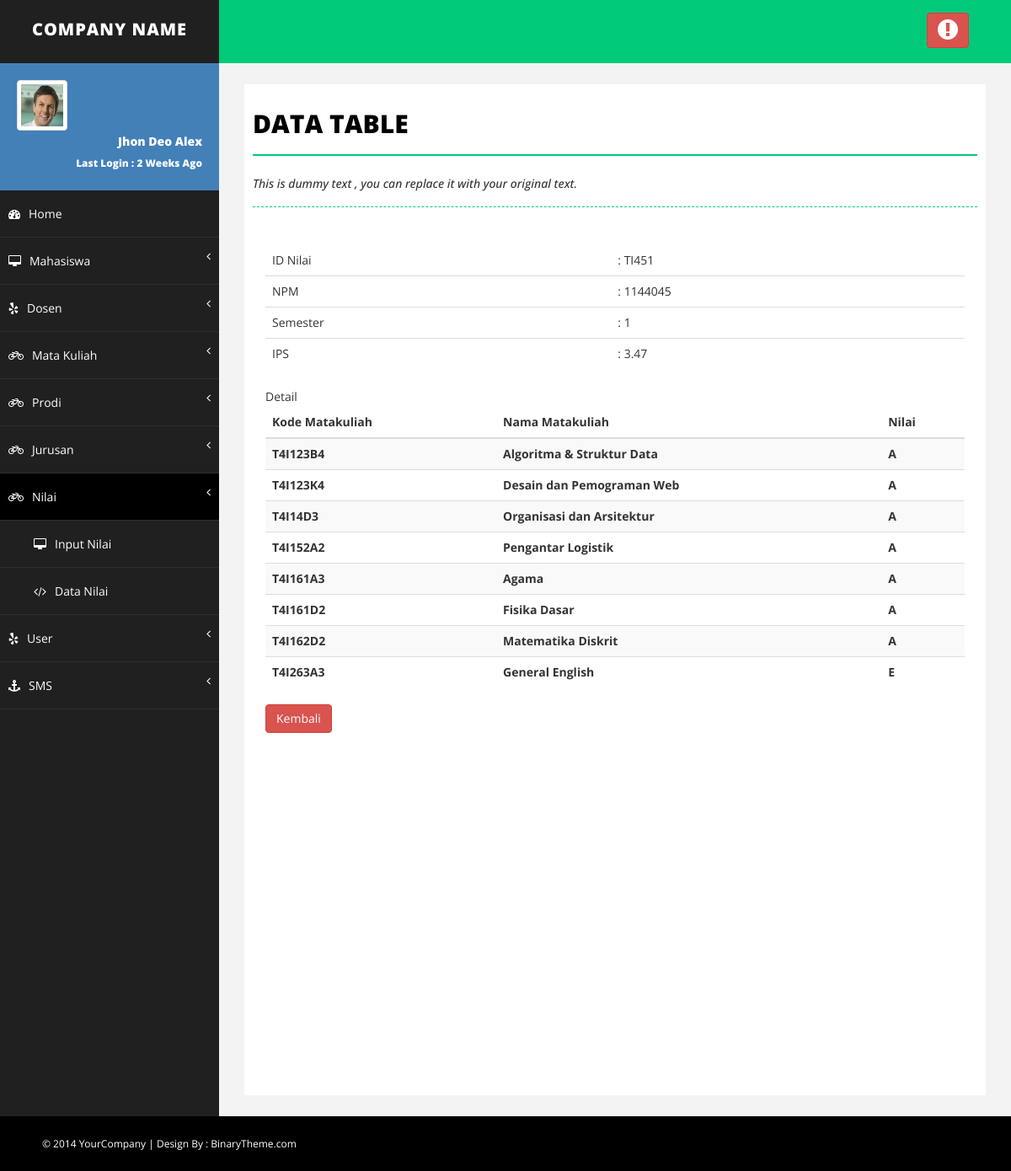
The app's page /detail_data_nilai.php?id=TI451 (signed in) with its own data.
### tables this page shows
CREATE TABLE IF NOT EXISTS `t_nilai` (
  `id_nilai` varchar(10) NOT NULL,
  `id_prodi` varchar(10) NOT NULL,
  `id_jurusan` varchar(10) NOT NULL,
  `npm` varchar(10) NOT NULL,
  `semester` varchar(2) NOT NULL,
  `IPK` varchar(4) NOT NULL,
  PRIMARY KEY (`id_nilai`),
  KEY `id_prodi` (`id_prodi`),
  KEY `id_jurusan` (`id_jurusan`)
);

CREATE TABLE IF NOT EXISTS `t_detail_nilai` (
  `id_detail_nilai` int(10) NOT NULL AUTO_INCREMENT,
  `id_nilai` varchar(10) NOT NULL,
  `kode_mata_kuliah` varchar(10) NOT NULL,
  `nilai` varchar(2) NOT NULL,
  PRIMARY KEY (`id_detail_nilai`)
);

CREATE TABLE IF NOT EXISTS `t_mata_kuliah` (
  `kode_mata_kuliah` varchar(10) NOT NULL,
  `id_prodi` varchar(10) NOT NULL,
  `id_jurusan` varchar(10) NOT NULL,
  `nama_mata_kuliah` varchar(25) NOT NULL,
  `semester` varchar(2) NOT NULL,
  `sks` int(2) NOT NULL,
  PRIMARY KEY (`kode_mata_kuliah`),
  KEY `id_prodi` (`id_prodi`),
  KEY `id_jurusan` (`id_jurusan`)
);

### detail_data_nilai.php (the view, shortened to what this page needs)
<?php
if($_SESSION['admin']!="" || $_SESSION['dosen']!="" || $_SESSION['mahasiswa']!=""){
?>
<!DOCTYPE html>
<html xmlns="http://www.w3.org/1999/xhtml">
<head>
    <link href="assets/css/bootstrap.css" rel="stylesheet" />
    <link href="assets/css/font-awesome.css" rel="stylesheet" />
    <link href="assets/css/basic.css" rel="stylesheet" />
    <link href="assets/css/custom.css" rel="stylesheet" />
</head>
<body>
    <div id="wrapper">
        <nav class="navbar navbar-default navbar-cls-top " role="navigation" style="margin-bottom: 0">
            <div class="navbar-header">
                <a class="navbar-brand" href="index.html">COMPANY NAME</a>
            </div>
            <div class="header-right">
                <a href="logout.php" class="btn btn-danger" title="Logout"><i class="fa fa-exclamation-circle fa-2x"></i></a>
            </div>
        </nav>
        <nav class="navbar-default navbar-side" role="navigation">
            <div class="sidebar-collapse">
                <ul class="nav" id="main-menu">
                    <li>
                        <div class="user-img-div">
                            <img src="assets/img/user.png" class="img-thumbnail" />
                            <div class="inner-text">
                                Jhon Deo Alex
                            <br />
                                <small>Last Login : 2 Weeks Ago </small>
                            </div>
                        </div>
                    </li>
                    <li>
                        <a href="index.php"><i class="fa fa-dashboard "></i>Home</a>
                    </li>
                    <?php if($_SESSION['admin']!="" || $_SESSION['mahasiswa']!=""){?>
                    <li>
                        <a href="#"><i class="fa fa-desktop "></i>Mahasiswa <span class="fa arrow"></span></a>
                    </li>
					<?php } ?>
                    <?php if($_SESSION['admin']!="" || $_SESSION['dosen']!=""){?>
                    <li>
                        <a href="#"><i class="fa fa-yelp "></i>Dosen <span class="fa arrow"></span></a>
                    </li>
					<?php } ?>
					<?php  if($_SESSION['level']=="admin"){  ?>
					<li>
                        <a href="#"><i class="fa fa-bicycle "></i>Mata Kuliah <span class="fa arrow"></span></a>
                    </li>
					<?php } ?>
					<?php  if($_SESSION['level']=="admin"){  ?>
					<li>
                        <a href="#"><i class="fa fa-bicycle "></i>Prodi<span class="fa arrow"></span></a>
                    </li>
					<?php } ?>
					<?php  if($_SESSION['level']=="admin"){  ?>
					<li>
                        <a href="#"><i class="fa fa-bicycle "></i>Jurusan <span class="fa arrow"></span></a>
                    </li>
					<?php } ?>
					<li>
                        <a href="#" class="active-menu-top"><i class="fa fa-bicycle "></i>Nilai <span class="fa arrow"></span></a>
                         <ul class="nav nav-second-level collapse in">
							<?php if($_SESSION['admin']!="" || $_SESSION['dosen']!="" ){?>
                             <li>
                                <a href="input_data_nilai.php"><i class="fa fa-desktop "></i>Input Nilai </a>
                            </li>
							<?php } ?>
                             <li>
                                <a href="show_data_nilai.php"><i class="fa fa-code "></i>Data Nilai</a>
                            </li>
                        </ul>
                    </li>
					<?php  if($_SESSION['level']=="admin"){  ?>
					<li>
                    <a href="#"><i class="fa fa-yelp "></i>User <span class="fa arrow"></span></a>
                    </li>
					<?php } ?>
					<?php  if($_SESSION['level']=="admin"){  ?>
                    <li>
                        <a href="#.php"><i class="fa fa-anchor "></i>SMS<span class="fa arrow"></span></a>
                    </li>
					<?php } ?>
                </ul>
            </div>
        </nav>
        <div id="page-wrapper">
            <div id="page-inner">
                <div class="row">
                    <div class="col-md-12">
                        <h1 class="page-head-line">Data Table</h1>
                        <h1 class="page-subhead-line">This is dummy text , you can replace it with your original text. </h1>
                    </div>
                </div>
							<?php
									$id = $_GET['id'];
									$tampil=mysql_query("SELECT * FROM t_nilai WHERE id_nilai='$id'");
									$data=mysql_fetch_array($tampil);
									?>
                            <div class="panel-body">
                            <div class="table-responsive">
                                <table class="table table-striped">
                                    <thead>
										<tr>
                                        <td>ID Nilai</td>
										<td>: <?php echo"$data[id_nilai]";?></td>
										</tr>
										<tr>
                                        <td>NPM</td>
										<td>: <?php echo"$data[npm]";?></td>
										</tr>
										<tr>
                                        <td>Semester</td>
										<td>: <?php echo"$data[semester]";?></td>
										</tr>
										<tr>
                                        <td>IPS</td>
										<td>: <?php echo"$data[IPK]";?></td>
										</tr>
                                    </thead>
                                </table>
								Detail
                            </div>
							 <div class="table-responsive">
							 <table class="table table-striped">
                                    <thead>
                                        <tr>
                                            <th>Kode Matakuliah</th>
											<th>Nama Matakuliah</th>
                                            <th>Nilai</th>
                                        </tr>
                                    </thead>
									<?php
									$tampil=mysql_query("SELECT a.kode_mata_kuliah,a.nilai,b.nama_mata_kuliah FROM t_detail_nilai a LEFT JOIN t_mata_kuliah b on a.kode_mata_kuliah = b.kode_mata_kuliah where a.id_nilai='$data[id_nilai]'");
									while ($r=mysql_fetch_array($tampil)){
										echo "<tr>
                                        <th>$r[kode_mata_kuliah]</th>
										<th>$r[nama_mata_kuliah]</th>
                                        <th>$r[nilai]</th>
										</tr>";
									}
									?>
                                </table>
								<input type="button" value="Kembali" onclick="history.back(-1)" class="btn btn-danger">
							 </div>
                        </div>
                    </div>
            </div>
        </div>
    <div id="footer-sec">
        &copy; 2014 YourCompany | Design By : <a href="http://www.binarytheme.com/" target="_blank">BinaryTheme.com</a>
    </div>
</body>
</html>
<?php
	}else{
		header("location: login.php");
	}
?>

### assets/css/basic.css (style rules this page uses)
body { font-family: 'Open Sans', sans-serif; line-height:25px; }
#wrapper { width: 100%; background: #202020; }
#page-wrapper { padding: 15px 15px; min-height: 600px; background: #F3F3F3; }
#page-inner { width: 100%; margin: 10px 20px 10px 0px; background-color: #fff!important; padding: 10px; min-height: 1200px; }
.page-head-line { font-size: 30px; text-transform: uppercase; color: #000; font-weight: 800; padding-bottom: 20px; border-bottom: 2px solid #00CA79; margin-bottom: 10px; }
.page-subhead-line { font-size: 14px; padding-top: 5px; padding-bottom: 20px; font-style:italic; margin-bottom:30px; border-bottom:1px dashed #00CA79; }
.navbar-cls-top .navbar-brand { color: #fff; background: #202020; width: 260px; text-align: center; height: 75px; font-size: 20px; letter-spacing: 1px; font-weight: 900; padding-top: 25px; text-transform:uppercase; }
.header-right { color: #fff; padding: 15px 50px 5px 50px; float: right; font-size: 16px; }
.user-img-div { min-height: 140px; padding: 20px; background-color: #4380B8; }
.user-img-div img { max-height: 60px; }
.user-img-div .inner-text { text-align: right; position: relative; color: #fff; font-weight: 800; line-height: 25px; }
.active-menu-top { background-color: #000!important; }
.arrow { float: right; }
.fa.arrow:before { content: "\f104"; }
.nav-second-level li, .nav-third-level li { border-bottom: none !important; }
.nav-second-level li a { padding-left: 37px; }
.sidebar-collapse, .sidebar-collapse .nav { background: none; }
.sidebar-collapse .nav { padding: 0; }
.sidebar-collapse .nav > li > a { color: #fff; background: #202020; text-shadow: none; padding: 15px 40px; border-bottom: 1px solid #2F2E31; }
.sidebar-collapse > .nav > li > a { padding: 15px 10px; }
.nav-second-level > li:last-child > a:after, .nav-third-level > li:last-child > a:after { height: 50%; }
.navbar-side { border: none; background-color: #202020; }
.navbar-cls-top { background: #00CA79; border-bottom: none; }
.navbar-default { border: 0px solid black; }
.navbar-header { background: #000000; }
.nav > li > a > i { margin-right: 10px; }
#footer-sec { background-color:#000; padding:20px 50px; color:#fff; font-size:12px; }
#footer-sec a { color:#fff; }
@media (min-width:768px) { #page-wrapper { margin: 0 0 0 260px; padding: 15px 30px; min-height: 1200px; } }
@media (min-width:768px) { .navbar-side { z-index: 1; position: absolute; width: 260px; } }
@media (min-width:768px) { .navbar { border-radius: 0px; } }

### records on screen
t_nilai: id_nilai "TI451", npm "1144045", semester "1", IPK "3.47"
t_detail_nilai: kode_mata_kuliah "T4I123B4", kode_mata_kuliah.nama_mata_kuliah "Algoritma & Struktur Data", nilai "A"
t_detail_nilai: kode_mata_kuliah "T4I123K4", kode_mata_kuliah.nama_mata_kuliah "Desain dan Pemograman Web", nilai "A"
t_detail_nilai: kode_mata_kuliah "T4I14D3", kode_mata_kuliah.nama_mata_kuliah "Organisasi dan Arsitektur", nilai "A"
t_detail_nilai: kode_mata_kuliah "T4I152A2", kode_mata_kuliah.nama_mata_kuliah "Pengantar Logistik", nilai "A"
t_detail_nilai: kode_mata_kuliah "T4I161A3", kode_mata_kuliah.nama_mata_kuliah "Agama", nilai "A"
t_detail_nilai: kode_mata_kuliah "T4I161D2", kode_mata_kuliah.nama_mata_kuliah "Fisika Dasar", nilai "A"
t_detail_nilai: kode_mata_kuliah "T4I162D2", kode_mata_kuliah.nama_mata_kuliah "Matematika Diskrit", nilai "A"
t_detail_nilai: kode_mata_kuliah "T4I263A3", kode_mata_kuliah.nama_mata_kuliah "General English", nilai "E"
